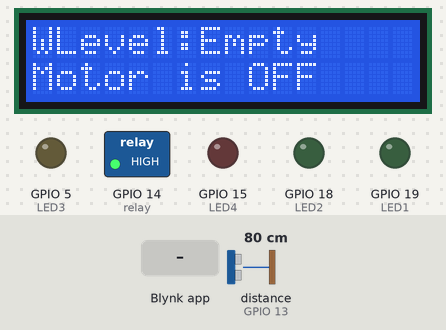
The sketch below on a simulated ESP32. On the bench: 16×2 character LCD, switched loads named in the sketch (green lamp = pin HIGH), output pins drawn as LEDs (lit = HIGH). Wiring (from diagram.json): ultrasonic range finder: trigger GPIO 12; echo GPIO 13. The inputs (shaded band) are chosen by the test bench; at power-on: distance to the obstacle (sensor on GPIO 13) 80 cm. The echo pulse lasts 58.3 µs per cm; WiFi joins after 1.5 s; servers stay silent unless stated; pins used as bus, display or sensor lines are not drawn; what the sketch prints to the serial monitor is not drawn.

Above: at 3.9 s.
4.0 s: distance to the obstacle (sensor on GPIO 13) set to 12 cm
5.5 s: distance to the obstacle (sensor on GPIO 13) set to 9 cm
At 7.5 s:
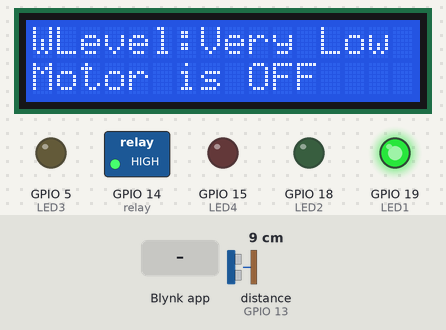
7.8 s: Blynk app writes 1 to V1
At 8.7 s:
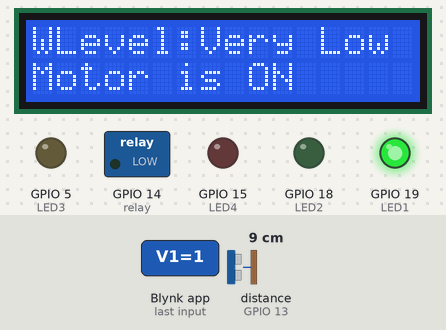
9.3 s: distance to the obstacle (sensor on GPIO 13) set to 6 cm
At 9.9 s:
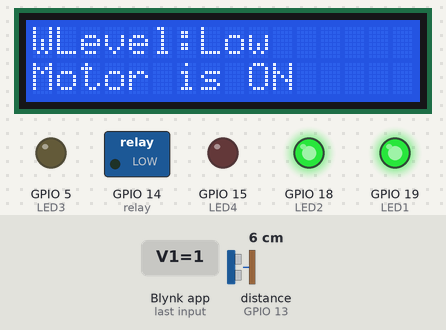
10.8 s: Blynk app writes 0 to V1
At 12.0 s:
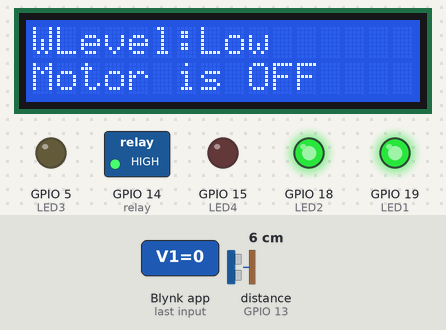
12.3 s: distance to the obstacle (sensor on GPIO 13) set to 2 cm
At 13.3 s:
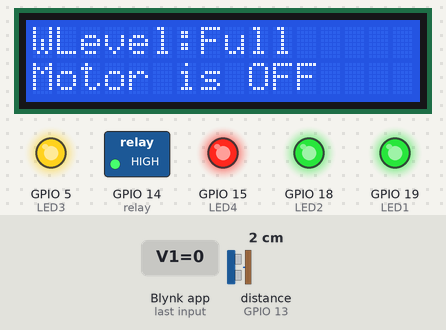
Timing chart, 0 to 14.8 s (numbered marks = the images above; inputs shaded):
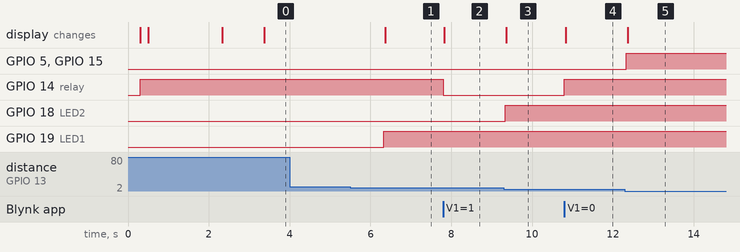

Measured:
- the behaviour switches between 11 and 10 cm on distance to the obstacle (sensor on GPIO 13) (found by bisection; images 0 and 1)
- the behaviour switches between 8 and 7 cm on distance to the obstacle (sensor on GPIO 13) (found by bisection; images 2 and 3)
- after the input at 4.0 s, every drawn part: stays the same
- after the input at 5.5 s, GPIO 19 (LED1): LOW → HIGH after 0.83 s; the display: changes after 0.87 s (image 1)
- after the input at 7.8 s, GPIO 14 (relay): HIGH → LOW at once; the display: changes at once (image 2)
- after the input at 9.3 s, GPIO 18 (LED2): LOW → HIGH at once; the display: changes after 0.07 s (image 3)
- after the input at 10.8 s, GPIO 14 (relay): LOW → HIGH at once; the display: changes at once (image 4)
- after the input at 12.3 s, GPIO 5 (LED3), GPIO 15 (LED4): LOW → HIGH at once; the display: changes after 0.06 s (image 5)

The sketch:

water.ino
```cpp
#define BLYNK_TEMPLATE_ID "TMPL6K9HcA1Me"
#define BLYNK_TEMPLATE_NAME "Smart Tank  Monitor""
#define BLYNK_PRINT Serial

#include <LiquidCrystal_I2C.h>
#include <Wire.h>
#include <WiFi.h>
#include <WiFiClient.h>
#include <BlynkSimpleEsp32.h>

#define LED1 19
#define LED2 18
#define LED3 5
#define LED4 15

// Changed trig pin from 12 to 26 to avoid ESP32 boot strapping locks
#define trig 12
#define echo 13
#define relay 14

#define SDA_PIN 21
#define SCL_PIN 22

#define LCD_REFRESH_SECONDS 60

int MaxLevel = 13;

// Calculate thresholds based on actual WATER DEPTH (0% to 100%)
int Level1 = (MaxLevel * 25) / 100; // 25% Full
int Level2 = (MaxLevel * 50) / 100; // 50% Full
int Level3 = (MaxLevel * 75) / 100; // 75% Full
int Level4 = (MaxLevel * 90) / 100; // 90% Full (Leaves a small safety buffer at the top!)

uint8_t lcdAddress = 0x27;
LiquidCrystal_I2C lcd(0x27, 16, 2);

BlynkTimer timer;

// Insert your actual Auth Token from Blynk here
char auth[] = "wQg17qPFF5QUaMoAvxONIfKHhNLGY-oo";

// Wokwi Virtual Wi-Fi Network Credentials
char ssid[] = "Wokwi-GUEST";
char pass[] = "";

char lineTop[17]    = "                ";
char lineBottom[17] = "                ";

unsigned long lastRefresh = 0;
bool lcdReady = false;

// ---------------------------------------------------------------- LCD helpers

bool i2cPresent(uint8_t addr) {
  Wire.beginTransmission(addr);
  return (Wire.endTransmission() == 0);
}

uint8_t findLcd() {
  if (i2cPresent(0x27)) return 0x27;
  if (i2cPresent(0x3F)) return 0x3F;
  for (uint8_t a = 0x20; a <= 0x27; a++) if (i2cPresent(a)) return a;
  for (uint8_t a = 0x38; a <= 0x3F; a++) if (i2cPresent(a)) return a;
  return 0;
}

void setLine(char *buf, const char *text) {
  int i = 0;
  while (text[i] != '\0' && i < 16) { buf[i] = text[i]; i++; }
  while (i < 16) { buf[i] = ' '; i++; }
  buf[16] = '\0';
}

void drawLcd() {
  if (!lcdReady) return;
  lcd.setCursor(0, 0);
  lcd.print(lineTop);
  lcd.setCursor(0, 1);
  lcd.print(lineBottom);
}

void initLcd() {
  lcd.init();
  delay(60);
  lcd.backlight();
  lcd.clear();
  delay(10);
  lcdReady = true;
  drawLcd();
  lastRefresh = millis();
}

void serviceLcd() {
  if (!i2cPresent(lcdAddress)) {
    lcdReady = false;
    Serial.println("LCD not responding on I2C");
    uint8_t found = findLcd();
    if (found) { lcdAddress = found; lcd = LiquidCrystal_I2C(found, 16, 2); initLcd(); }
    return;
  }
  if (!lcdReady) { initLcd(); return; }

  if (LCD_REFRESH_SECONDS > 0 &&
      millis() - lastRefresh > (unsigned long)LCD_REFRESH_SECONDS * 1000UL) {
    initLcd();
  }
}

// ---------------------------------------------------------------- setup

void setup() {
  Serial.begin(115200);
  delay(300);

  pinMode(LED1, OUTPUT);
  pinMode(LED2, OUTPUT);
  pinMode(LED3, OUTPUT);
  pinMode(LED4, OUTPUT);
  pinMode(trig, OUTPUT);
  pinMode(echo, INPUT);
  pinMode(relay, OUTPUT);
  digitalWrite(relay, HIGH);
  digitalWrite(trig, LOW);

  Wire.begin(SDA_PIN, SCL_PIN);
  Wire.setClock(50000);

  uint8_t found = findLcd();
  if (found == 0) {
    Serial.println("No I2C device found. Check SDA=21, SCL=22, VCC on VIN (5V), GND.");
  } else {
    Serial.print("LCD found at 0x");
    Serial.println(found, HEX);
    lcdAddress = found;
    lcd = LiquidCrystal_I2C(found, 16, 2);
    initLcd();
  }

  setLine(lineTop,    "System");
  setLine(lineBottom, "    Loading..");
  drawLcd();

  // Connects Wokwi to real Blynk servers via Wokwi-GUEST network
  Blynk.begin(auth, ssid, pass, "blynk.cloud", 80);

  setLine(lineTop,    "");
  setLine(lineBottom, "Motor is OFF");
  drawLcd();

  timer.setInterval(1000L, ultrasonic);
}

// ---------------------------------------------------------------- sensor

void ultrasonic() {
  serviceLcd();

  digitalWrite(trig, LOW);
  delayMicroseconds(4);
  digitalWrite(trig, HIGH);
  delayMicroseconds(10);
  digitalWrite(trig, LOW);

  long t = pulseIn(echo, HIGH, 30000UL);
  if (t == 0) {
    Serial.println("No echo - check sensor wiring");
    return;
  }

  int distance = t / 29 / 2;
  Serial.println(distance);

  // blynkDistance represents the actual depth of the water
  int blynkDistance = MaxLevel - distance;
  if (blynkDistance < 0) blynkDistance = 0;
  Blynk.virtualWrite(V0, blynkDistance);

  char row[17];

  // Evaluate from top to bottom based on water depth
  if (blynkDistance >= Level4) {
    strcpy(row, "WLevel:Full");
    digitalWrite(LED1, HIGH);
    digitalWrite(LED2, HIGH);
    digitalWrite(LED3, HIGH);
    digitalWrite(LED4, HIGH);

    // --- NEW AUTOMATIC PUMP SHUT-OFF LOGIC ---
    digitalWrite(relay, HIGH);             // Physically turn off the pump
    setLine(lineBottom, "Motor is OFF");   // Update the physical LCD screen
    Blynk.virtualWrite(V1, 0);             // Sync the Blynk app toggle switch to OFF
    // -----------------------------------------

  } else if (blynkDistance >= Level3) {
    strcpy(row, "WLevel:Medium");
    digitalWrite(LED1, HIGH);
    digitalWrite(LED2, HIGH);
    digitalWrite(LED3, HIGH);
    digitalWrite(LED4, LOW);
  } else if (blynkDistance >= Level2) {
    strcpy(row, "WLevel:Low");
    digitalWrite(LED1, HIGH);
    digitalWrite(LED2, HIGH);
    digitalWrite(LED3, LOW);
    digitalWrite(LED4, LOW);
  } else if (blynkDistance >= Level1) {
    strcpy(row, "WLevel:Very Low");
    digitalWrite(LED1, HIGH);
    digitalWrite(LED2, LOW);
    digitalWrite(LED3, LOW);
    digitalWrite(LED4, LOW);
  } else {
    // Tank is practically empty
    strcpy(row, "WLevel:Empty");
    digitalWrite(LED1, LOW);
    digitalWrite(LED2, LOW);
    digitalWrite(LED3, LOW);
    digitalWrite(LED4, LOW);
  }

  setLine(lineTop, row);
  drawLcd();
}

// ---------------------------------------------------------------- Blynk

BLYNK_WRITE(V1) {
  bool Relay = param.asInt();
  if (Relay == 1) {
    digitalWrite(relay, LOW);
    setLine(lineBottom, "Motor is ON");
  } else {
    digitalWrite(relay, HIGH);
    setLine(lineBottom, "Motor is OFF");
  }
  drawLcd();
}

BLYNK_CONNECTED() {
  Blynk.syncVirtual(V1);
}

void loop() {
  Blynk.run();
  timer.run();
}
```
